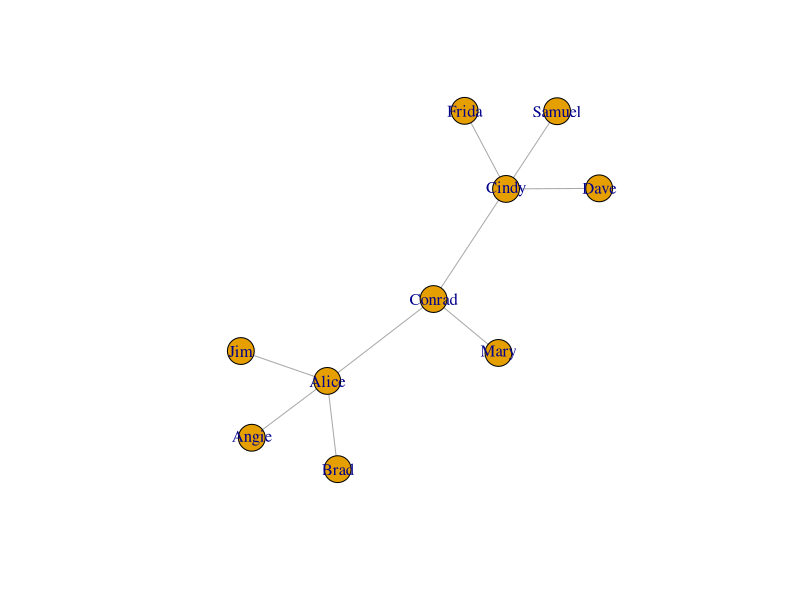
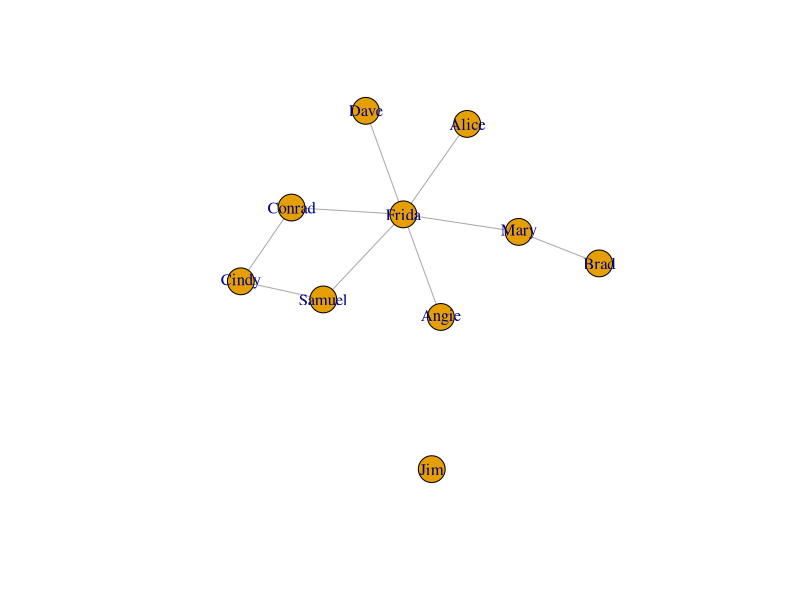

Write the R code that produced these figures, in order.
if(!suppressWarnings(require(igraph))) {
  install.packages("igraph")
  library(igraph)
} else {
  library(igraph)
}

#### Create the formal org chart

# Create an edgelist to pass to the graph function 
o.el <- matrix(c('Conrad','Mary',
                 'Conrad','Cindy',
                 'Conrad','Alice',
                 'Alice','Brad',
                 'Alice','Angie',
                 'Alice','Jim',
                 'Cindy','Samuel',
                 'Cindy','Dave',
                 'Cindy','Frida'), ncol=2, byrow=TRUE)

o <- graph.edgelist(o.el, directed=FALSE)

plot(o)
             
#### Create informal networks chart

a.el <- matrix(c('Cindy','Samuel',
               'Cindy','Conrad',
               'Samuel','Frida',
               'Conrad','Frida',
               'Alice','Frida',
               'Angie','Frida',
               'Dave','Frida',
               'Mary','Frida',
               'Brad','Mary'), ncol=2, byrow=TRUE)

a <- graph.edgelist(a.el, directed=FALSE)

?add.vertices

a <- a + vertex("Jim")

plot(a)
          
#### More information

# http://igraph.sourceforge.net/igraphbook/igraphbook-creating.html